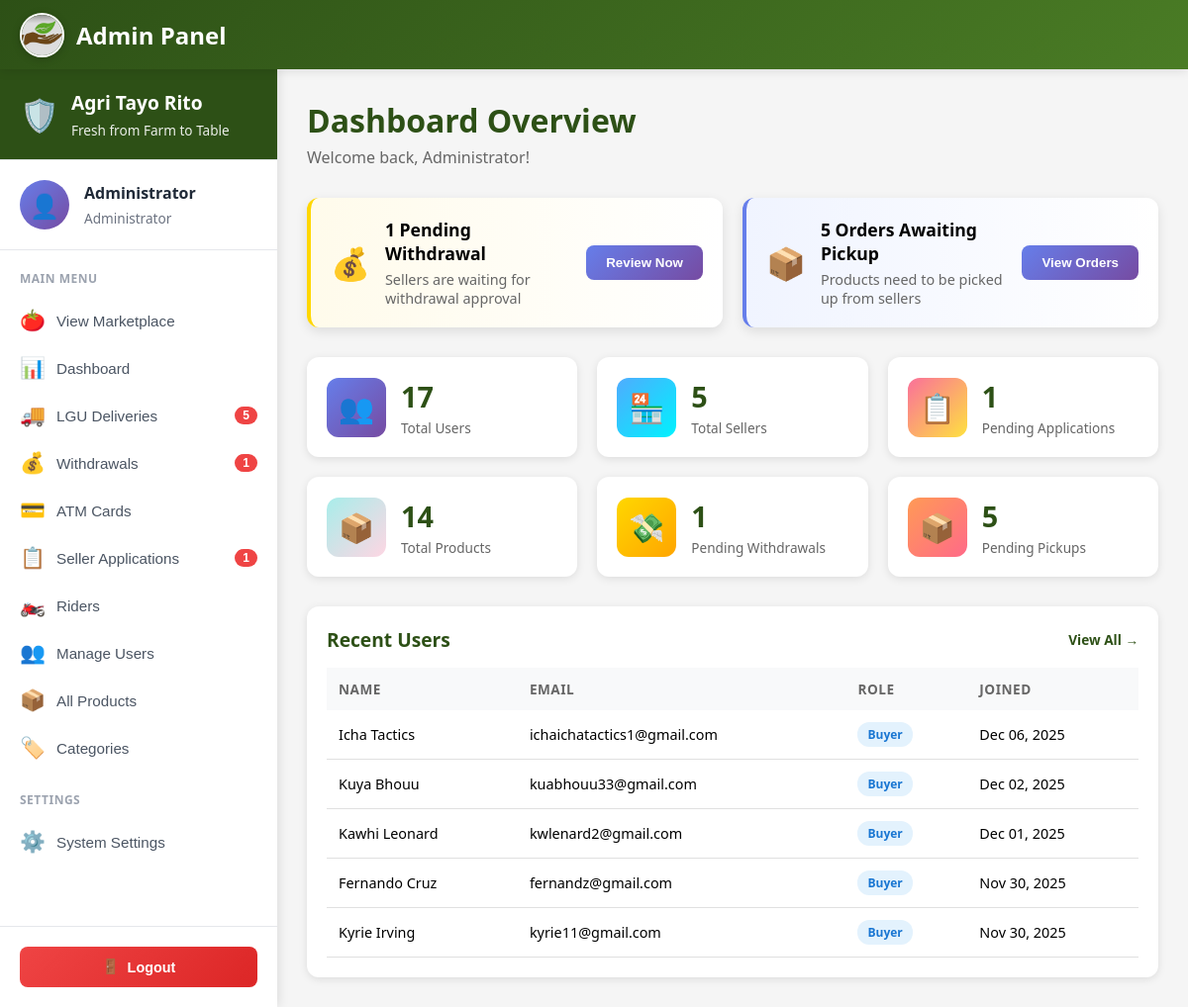
The app's page /public/profile/admin/dashboard (signed in) with its own data.
### tables this page shows
CREATE TABLE `users` (
  `userID` int(11) NOT NULL,
  `email` varchar(255) NOT NULL,
  `profile_image` varchar(500) DEFAULT NULL,
  `password_hash` varchar(255) NOT NULL,
  `full_name` varchar(200) NOT NULL,
  `phone` varchar(20) DEFAULT NULL,
  `avatar` varchar(255) DEFAULT '/images/avatars/avt1.jpg',
  `role` enum('buyer','seller','admin') DEFAULT 'buyer',
  `is_active` tinyint(1) DEFAULT 1,
  `created_at` timestamp NOT NULL DEFAULT current_timestamp(),
  `updated_at` timestamp NOT NULL DEFAULT current_timestamp() ON UPDATE current_timestamp()
);

### app/views/profile/admin/dashboard.php (the view, shortened to what this page needs)
<?php
$db = new Database();
$conn = $db->connect();
$stats = [];
$stmt = $conn->query("SELECT COUNT(*) as total FROM users");
$stats['total_users'] = $stmt->fetch(PDO::FETCH_ASSOC)['total'];
$stmt = $conn->query("SELECT COUNT(*) as total FROM users WHERE role = 'buyer'");
$stats['total_buyers'] = $stmt->fetch(PDO::FETCH_ASSOC)['total'];
$stmt = $conn->query("SELECT COUNT(*) as total FROM users WHERE role = 'seller'");
$stats['total_sellers'] = $stmt->fetch(PDO::FETCH_ASSOC)['total'];
$stmt = $conn->query("SELECT COUNT(*) as total FROM seller_applications WHERE application_status = 'pending'");
$stats['pending_applications'] = $stmt->fetch(PDO::FETCH_ASSOC)['total'];
$stmt = $conn->query("SELECT COUNT(*) as total FROM products");
$stats['total_products'] = $stmt->fetch(PDO::FETCH_ASSOC)['total'];
$stmt = $conn->query("SELECT COUNT(*) as total FROM orders");
$stats['total_orders'] = $stmt->fetch(PDO::FETCH_ASSOC)['total'];
$stmt = $conn->query("SELECT COALESCE(SUM(total_amount), 0) as total FROM orders WHERE order_status = 'delivered'");
$stats['total_revenue'] = $stmt->fetch(PDO::FETCH_ASSOC)['total'];
$stmt = $conn->query("SELECT COUNT(*) as total FROM withdrawal_requests WHERE status = 'pending'");
$stats['pending_withdrawals'] = $stmt->fetch(PDO::FETCH_ASSOC)['total'];
$stmt = $conn->query("SELECT COUNT(*) as total FROM orders WHERE lgu_delivery_status = 'pending_pickup'");
$stats['pending_pickups'] = $stmt->fetch(PDO::FETCH_ASSOC)['total'];
$stmt = $conn->query("SELECT COUNT(*) as total FROM orders WHERE lgu_delivery_status = 'delivered' AND payment_received_by_lgu_at IS NULL");
$stats['pending_payments'] = $stmt->fetch(PDO::FETCH_ASSOC)['total'];
$stmt = $conn->query("SELECT userID, full_name, email, role, created_at FROM users ORDER BY created_at DESC LIMIT 5");
$recent_users = $stmt->fetchAll(PDO::FETCH_ASSOC);
?>
<!DOCTYPE html>
<html lang="en">
<head>
    <link rel="stylesheet" href="<?php echo BASE_URL; ?>css/responsive.css">
    <link rel="stylesheet" href="<?php echo BASE_URL; ?>css/admin/dashboard.css">
</head>
<body>
    <?php
    require_once __DIR__ . '/admin-nav.php';
    ?>
    <main class="main-content">
        <div class="page-header">
            <h1 class="page-title">Dashboard Overview</h1>
            <p class="page-subtitle">Welcome back, <?php echo htmlspecialchars($_SESSION['username'] ?? 'Admin'); ?>!</p>
        </div>
        <?php if ($stats['pending_withdrawals'] > 0 || $stats['pending_pickups'] > 0 || $stats['pending_payments'] > 0): ?>
        <section class="alerts-section">
            <?php if ($stats['pending_withdrawals'] > 0): ?>
            <div class="alert-card withdrawal">
                <div class="alert-icon">💰</div>
                <div class="alert-content">
                    <h3><?php echo $stats['pending_withdrawals']; ?> Pending Withdrawal<?php echo $stats['pending_withdrawals'] > 1 ? 's' : ''; ?></h3>
                    <p>Sellers are waiting for withdrawal approval</p>
                </div>
                <button onclick="location.href='<?php echo BASE_URL; ?>profile/admin/withdrawals'" class="alert-btn">Review Now</button>
            </div>
            <?php endif; ?>
            <?php if ($stats['pending_pickups'] > 0): ?>
            <div class="alert-card pickup">
                <div class="alert-icon">📦</div>
                <div class="alert-content">
                    <h3><?php echo $stats['pending_pickups']; ?> Order<?php echo $stats['pending_pickups'] > 1 ? 's' : ''; ?> Awaiting Pickup</h3>
                    <p>Products need to be picked up from sellers</p>
                </div>
                <button onclick="location.href='<?php echo BASE_URL; ?>profile/admin/deliveries'" class="alert-btn">View Orders</button>
            </div>
            <?php endif; ?>
        </section>
        <?php endif; ?>
        <section class="stats-section">
            <div class="stat-card">
                <div class="stat-icon" style="background: linear-gradient(135deg, #667eea 0%, #764ba2 100%);">👥</div>
                <div class="stat-info">
                    <h3 class="stat-value"><?php echo number_format($stats['total_users']); ?></h3>
                    <p class="stat-label">Total Users</p>
                </div>
            </div>
            <div class="stat-card">
                <div class="stat-icon" style="background: linear-gradient(135deg, #4facfe 0%, #00f2fe 100%);">🏪</div>
                <div class="stat-info">
                    <h3 class="stat-value"><?php echo number_format($stats['total_sellers']); ?></h3>
                    <p class="stat-label">Total Sellers</p>
                </div>
            </div>
            <div class="stat-card">
                <div class="stat-icon" style="background: linear-gradient(135deg, #fa709a 0%, #fee140 100%);">📋</div>
                <div class="stat-info">
                    <h3 class="stat-value"><?php echo number_format($stats['pending_applications']); ?></h3>
                    <p class="stat-label">Pending Applications</p>
                </div>
            </div>
            <div class="stat-card">
                <div class="stat-icon" style="background: linear-gradient(135deg, #a8edea 0%, #fed6e3 100%);">📦</div>
                <div class="stat-info">
                    <h3 class="stat-value"><?php echo number_format($stats['total_products']); ?></h3>
                    <p class="stat-label">Total Products</p>
                </div>
            </div>
            <div class="stat-card">
                <div class="stat-icon" style="background: linear-gradient(135deg, #FFD700 0%, #FFA500 100%);">💸</div>
                <div class="stat-info">
                    <h3 class="stat-value"><?php echo number_format($stats['pending_withdrawals']); ?></h3>
                    <p class="stat-label">Pending Withdrawals</p>
                </div>
            </div>
            <div class="stat-card">
                <div class="stat-icon" style="background: linear-gradient(135deg, #ff9a56 0%, #ff6a88 100%);">📦</div>
                <div class="stat-info">
                    <h3 class="stat-value"><?php echo number_format($stats['pending_pickups']); ?></h3>
                    <p class="stat-label">Pending Pickups</p>
                </div>
            </div>
        </section>
        <div class="content-grid">
            <section class="content-section">
                <div class="section-header">
                    <h2 class="section-title">Recent Users</h2>
                    <a href="<?php echo BASE_URL; ?>profile/admin/users" class="view-all-link">View All →</a>
                </div>
                <div class="table-container">
                    <table class="data-table">
                        <thead>
                            <tr>
                                <th>Name</th>
                                <th>Email</th>
                                <th>Role</th>
                                <th>Joined</th>
                            </tr>
                        </thead>
                        <tbody>
                            <?php foreach ($recent_users as $user): ?>
                                <tr>
                                    <td><?php echo htmlspecialchars($user['full_name']); ?></td>
                                    <td><?php echo htmlspecialchars($user['email']); ?></td>
                                    <td>
                                        <span class="status-badge status-<?php echo $user['role']; ?>">
                                            <?php echo ucfirst($user['role']); ?>
                                        </span>
                                    </td>
                                    <td><?php echo date('M d, Y', strtotime($user['created_at'])); ?></td>
                                </tr>
                            <?php endforeach; ?>
                        </tbody>
                    </table>
                </div>
            </section>
        </div>
    </main>
</body>
</html>

### public/css/admin/dashboard.css (style rules this page uses)
* { margin: 0; padding: 0; box-sizing: border-box; }
body { font-family: 'Segoe UI', Tahoma, Geneva, Verdana, sans-serif; background: #f5f5f5; }
.main-content { margin-top: 75px; padding: 30px; max-width: 1400px; margin-left: auto; margin-right: auto; }
.page-header { margin-bottom: 30px; }
.page-title { font-size: 2rem; color: #2d5016; margin-bottom: 5px; font-weight: 700; }
.page-subtitle { font-size: 1rem; color: #666; }
.stats-section { display: grid; grid-template-columns: repeat(auto-fit, minmax(250px, 1fr)); gap: 20px; margin-bottom: 30px; }
.stat-card { background: white; border-radius: 12px; padding: 20px; display: flex; align-items: center; gap: 15px; box-shadow: 0 2px 8px rgba(0, 0, 0, 0.1); transition: all 0.3s; }
.stat-icon { width: 60px; height: 60px; border-radius: 12px; display: flex; align-items: center; justify-content: center; font-size: 1.8rem; color: white; }
.stat-info { flex: 1; }
.stat-value { font-size: 1.8rem; color: #2d5016; font-weight: 700; margin-bottom: 3px; }
.stat-label { font-size: 0.85rem; color: #666; }
.content-grid { display: grid; grid-template-columns: repeat(auto-fit, minmax(500px, 1fr)); gap: 20px; }
.content-section { background: white; border-radius: 12px; padding: 20px; box-shadow: 0 2px 8px rgba(0, 0, 0, 0.1); }
.section-header { display: flex; justify-content: space-between; align-items: center; margin-bottom: 15px; }
.section-title { font-size: 1.2rem; color: #2d5016; font-weight: 700; }
.view-all-link { color: #2d5016; text-decoration: none; font-size: 0.85rem; font-weight: 600; transition: all 0.3s; }
.table-container { overflow-x: auto; }
.data-table { width: 100%; border-collapse: collapse; }
.data-table thead { background: #f8f9fa; }
.data-table th { padding: 12px; text-align: left; font-size: 0.85rem; color: #666; font-weight: 600; text-transform: uppercase; letter-spacing: 0.5px; }
.data-table td { padding: 12px; border-bottom: 1px solid #e0e0e0; font-size: 0.9rem; }
.status-badge { padding: 4px 10px; border-radius: 12px; font-size: 0.75rem; font-weight: 600; display: inline-block; }
.status-buyer { background: #e3f2fd; color: #1976d2; }

### app/views/profile/admin/admin-nav.php (style rules this page uses)
.main-content { margin-left: 280px; margin-top: 70px; padding: 30px; min-height: calc(100vh - 70px); }

### app/views/profile/admin/dashboard.php (style rules this page uses)
.alerts-section { display: grid; grid-template-columns: repeat(auto-fit, minmax(300px, 1fr)); gap: 20px; margin-bottom: 30px; }
.alert-card { background: white; border-radius: 12px; padding: 20px; display: flex; align-items: center; gap: 15px; box-shadow: 0 4px 12px rgba(0,0,0,0.1); border-left: 4px solid; }
.alert-card.withdrawal { border-left-color: #FFD700; background: linear-gradient(to right, #fffbeb 0%, white 100%); }
.alert-card.pickup { border-left-color: #667eea; background: linear-gradient(to right, #f0f4ff 0%, white 100%); }
.alert-icon { font-size: 2rem; }
.alert-content h3 { margin: 0 0 5px 0; font-size: 1.1rem; }
.alert-content p { margin: 0; color: #666; font-size: 0.9rem; }
.alert-btn { margin-left: auto; padding: 10px 20px; background: linear-gradient(135deg, #667eea 0%, #764ba2 100%); color: white; border: none; border-radius: 8px; cursor: pointer; font-weight: 600; white-space: nowrap; }

### records on screen
users: full_name "Icha Tactics", email "ichaichatactics1@gmail.com", role "Buyer", created_at "Dec 06, 2025"
users: full_name "Kuya Bhouu", email "kuabhouu33@gmail.com", role "Buyer", created_at "Dec 02, 2025"
users: full_name "Kawhi Leonard", email "kwlenard2@gmail.com", role "Buyer", created_at "Dec 01, 2025"
users: full_name "Fernando Cruz", email "fernandz@gmail.com", role "Buyer", created_at "Nov 30, 2025"
users: full_name "Kyrie Irving", email "kyrie11@gmail.com", role "Buyer", created_at "Nov 30, 2025"

### other values on screen
$_SESSION['username'] "Administrator"
$pending_pickups "5"
$pending_withdrawals "1"
$pending_applications "1"
$stats['pending_withdrawals'] "1"
$stats['pending_pickups'] "5"
$stats['total_users'] "17"
$stats['total_sellers'] "5"
$stats['pending_applications'] "1"
$stats['total_products'] "14"
